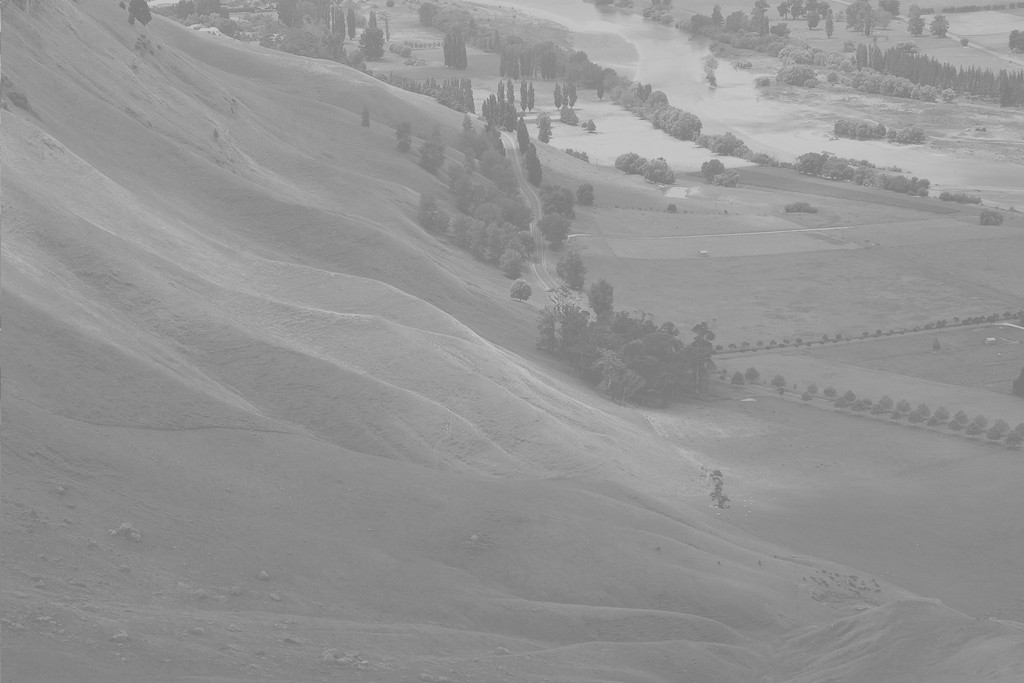
#> input picture 컴퓨터비전/code/Unequalized_Hawkes_Bay_NZ.jpg, 1024 x 683 px
$ python -i Image_Processing.py   (imports and definitions only)
#> lines starting #> are read from the running program, lines starting #| are printed output that depends on the picture; after the words box and inside, x2 and y2 are one past the last pixel; in counts of white or black regions, pixels touching at a corner belong together
#> further down, picture is the input picture: shape (683, 1024, 3); min 114, max 208, mean 148
import matplotlib.pyplot as plt
import cv2
import numpy as np

blue = [255, 0, 0]
green = [0, 255, 0]
red = [0, 0, 255]


def change_raw_col(_img):
    _img[round(_img.shape[0] / 2), :] = green
    _img[:, round(_img.shape[1] / 2)] = blue


# [46 lines left out: functions img_split_merge, color_img_to_gray, mean_filter, not called in this run]


def custom_filter(_img):
    kernel_1 = np.array([[0, 0, 0], [0, 1, 0], [0, 0, 0]])  # 자기 자신
    kernel_2 = np.array([[0, 0, 0], [0, 0, 0], [0, 1, 0]])  # 왼쪽으로 옮겨간다
    kernel_3_Gaussian = np.array([
        [0, 0, 1, 0, 0],
        [0, 1, 3, 1, 0],
        [1, 3, 5, 3, 1],
        [0, 1, 3, 1, 0],
        [0, 0, 1, 0, 0]
    ]) / 9
    kernel_4_Gaussian = np.array([
        [5, 3, 1, 3, 5],
        [0, 1, 0, 1, 3],
        [1, 0, 0, 0, 1],
        [3, 1, 0, 1, 3],
        [5, 3, 1, 3, 5]
    ]) / 9

    dst_1 = cv2.filter2D(_img, -1, kernel_1)
    dst_2 = cv2.filter2D(_img, -1, kernel_2)
    dst_3 = cv2.filter2D(_img, -1, kernel_3_Gaussian)
#> dst_3: shape (683, 1024, 3); every value is 255
    dst_4 = cv2.filter2D(_img, -1, kernel_4_Gaussian)

    dst_1[265, :] = green
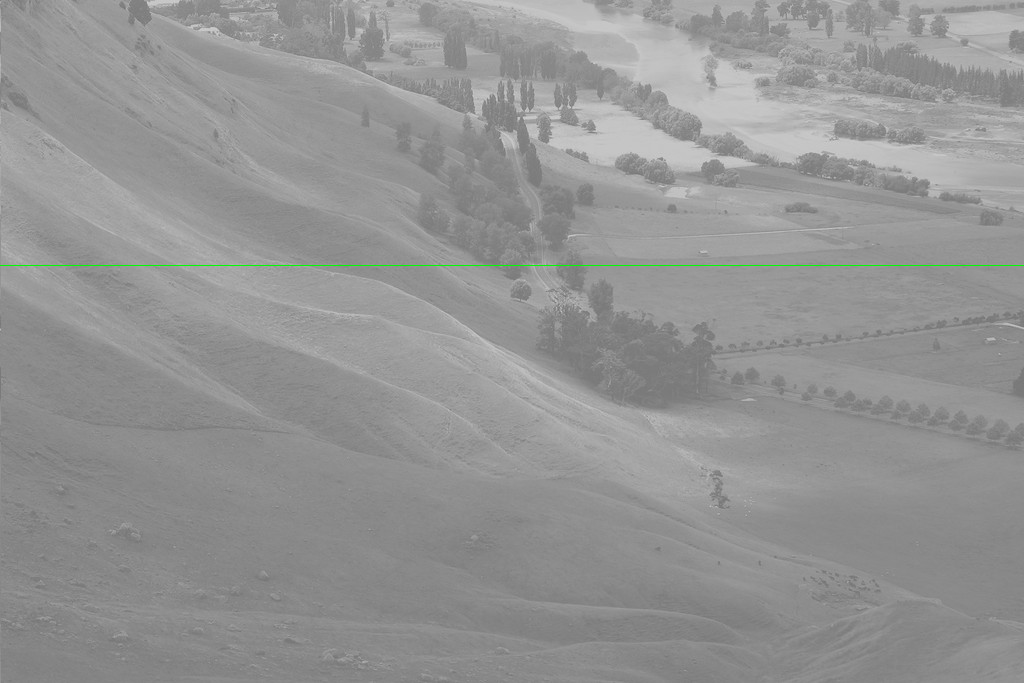
#> dst_1: shape (683, 1024, 3); 0.15% of pixels changed, all inside (x1, y1, x2, y2) = (0, 265, 1024, 266)
    dst_2[265, :] = green
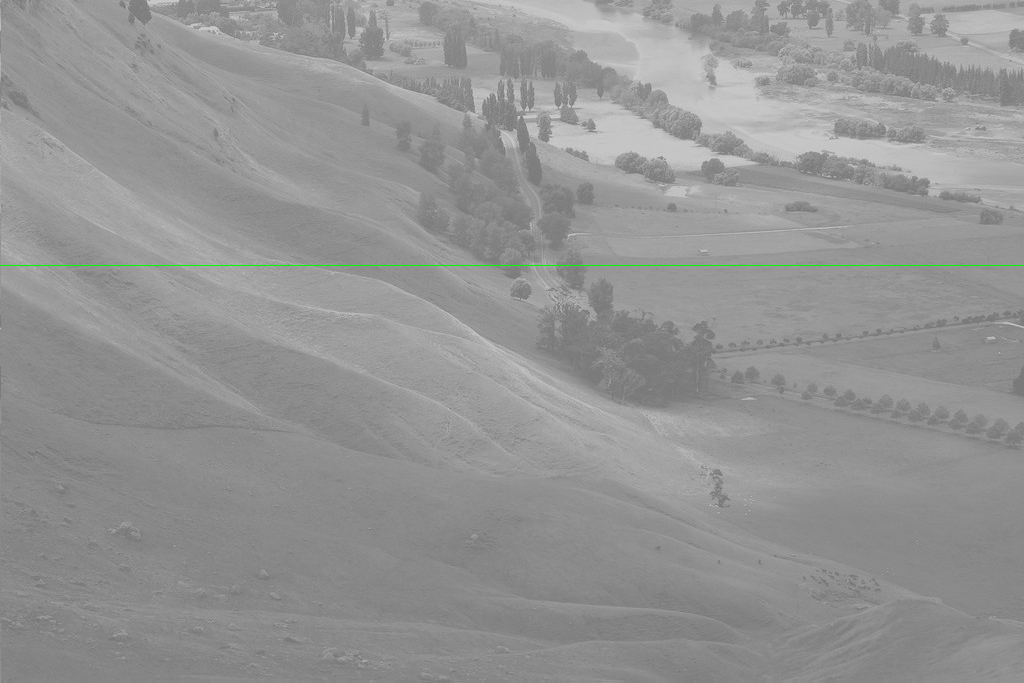
#> dst_2: shape (683, 1024, 3); mean B, G, R 147.7, 148.1, 147.7

    hstack = np.hstack([dst_1, dst_2, dst_3, dst_4])
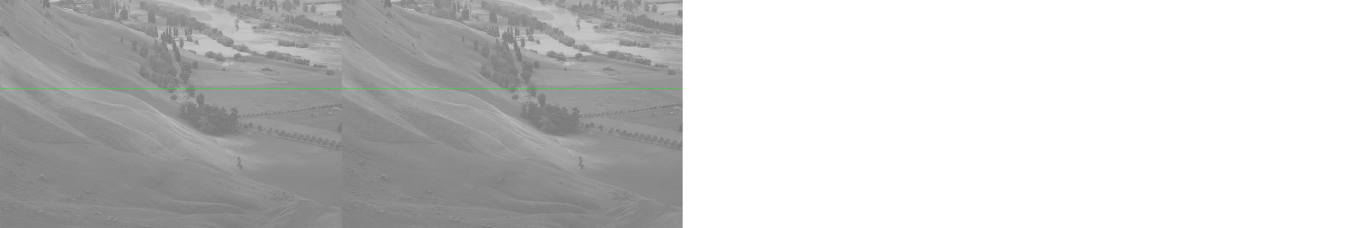
#> hstack: shape (683, 4096, 3) (shown at 1/3 size); mean B, G, R 201.4, 201.6, 201.4
    cv2.imshow("custom_filter", hstack)
    cv2.waitKey(0)
    cv2.destroyWindow("custom_filter")


# [194 lines left out: functions sharpening, make_histogram, make_histogram_use_cvlib, norm_min_max_img, equalization_img, color_equalize and 1 more, not called in this run]

>>> import cv2
>>> picture = cv2.imread('Unequalized_Hawkes_Bay_NZ.jpg')
>>> result = custom_filter(picture)
